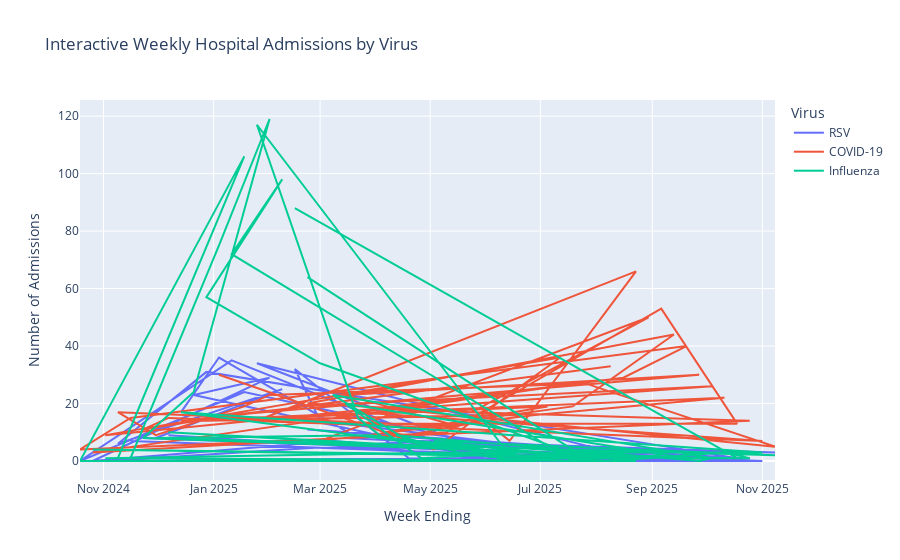

Source (notebook cell):
### Code cell
import plotly.express as px

# Convert 'week_end_date' to datetime if not already done
df['week_end_date'] = pd.to_datetime(df['week_end_date'])

# Interactive Plotly line chart
fig = px.line(df,
              x='week_end_date',
              y='new_admissions',
              color='respiratory_virus',
              title='Interactive Weekly Hospital Admissions by Virus',
              labels={
                  'week_end_date': 'Week Ending',
                  'new_admissions': 'Number of Admissions',
                  'respiratory_virus': 'Virus'
              })
fig.show()
